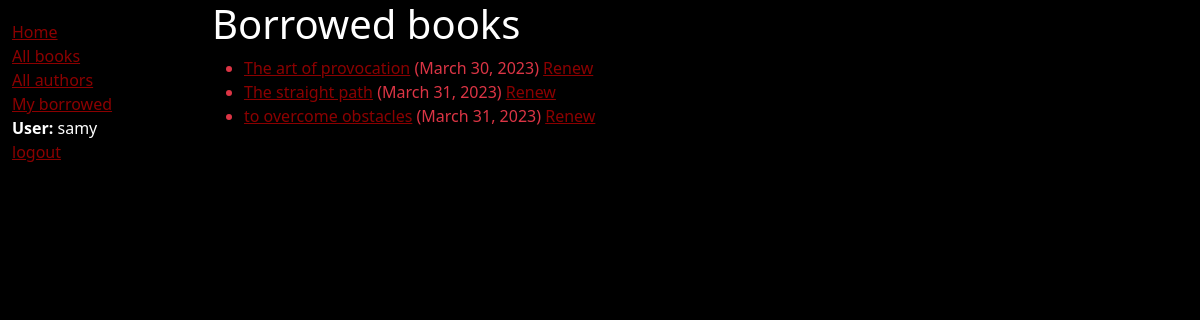
The page /catalog/mybook/ (signed in) on the database as committed earlier.
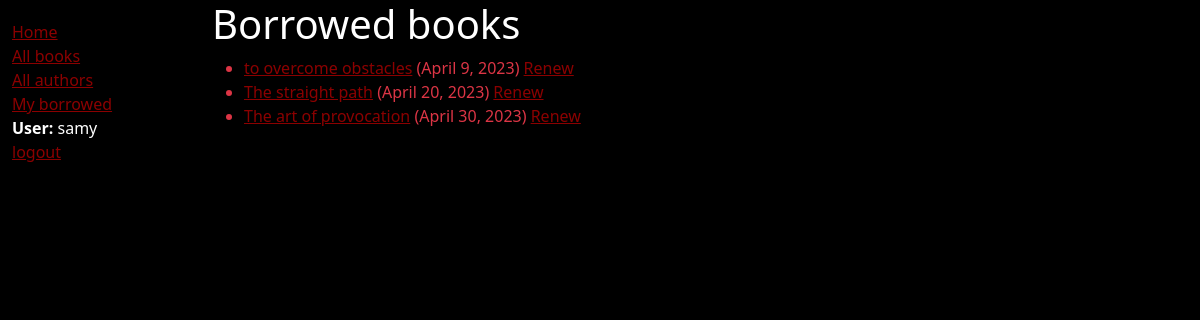
The same page on the database as committed later.
### catalog/models.py (models this page shows, shortened)
class BookInstance(models.Model):
    id = models.UUIDField(
        primary_key=True, default=uuid.uuid4, help_text="unique id represent each copy"
    )
    book = models.ForeignKey(Book, on_delete=models.RESTRICT, null=True)
    imprint = models.CharField(max_length=200)
    due_back = models.DateField(null=True, blank=True)
    borrower = models.ForeignKey(User, on_delete=models.SET_NULL, null=True, blank=True)
    LOAN_STATUS = (
        ("m", "Maintanace"),
        ("o", "On loan"),
        ("a", "Available"),
        ("r", "Reserved"),
    )
    status = models.CharField(
        max_length=1,
        default="m",
        choices=LOAN_STATUS,
        blank=True,
        help_text="book availability",
    )
    class Meta:
        ordering = ["due_back"]
        permissions = (("can mark as returned", "set book as returned"),)
    def is_overdue(self):
        return bool(self.due_back and date.today() > self.due_back)

class Book(models.Model):
    title = models.CharField(max_length=200)
    author = models.ForeignKey("Author", on_delete=models.SET_NULL, null=True)
    summery = models.TextField(
        max_length=1000, help_text="Enter a brief description about the book"
    )
    isbn = models.CharField(
        "ISBN",
        max_length=13,
        help_text='ISBN 13 character <a href="https://www.isbn-international.org/content/what-isbn">ISBN number</a>',
    )
    genre = models.ManyToManyField(Genre, help_text="Select genre for this book")
    language = models.ForeignKey("Language", on_delete=models.SET_NULL, null=True)
    def display_genre(self):
        """ create a string representing the first three genre if any"""
        return ", ".join(genre.name for genre in self.genre.all()[:3])
    display_genre.short_description = "Genre"

### catalog/views.py (the view, shortened to what this page needs)
# urls.py: path("mybook/", views.LoanedBooksBuyUserListView.as_view(), name="my-borrowed"),
class LoanedBooksBuyUserListView(LoginRequiredMixin, generic.ListView):
    model = BookInstance
    template_name = "catalog/bookinstance_list_borrowed_user.html"
    paginate_by = 10

### catalog/templates/catalog/bookinstance_list_borrowed_user.html
{% extends "catalog/layout.html" %}
{% block content %}
    <h1>Borrowed books</h1>
    {% if bookinstance_list %}
	<ul>
	{% for bookinst in bookinstance_list %}
		<li class="{% if bookinst.is_overdue %}text-danger{% endif %}">
						<a href="{% url 'book-detail' bookinst.book.pk %}">{{ bookinst.book.title }}</a> ({{ bookinst.due_back }}) {% if perms.catalog.can_mark_returned %} <a href="{% url 'renew_book_librarian' bookinst.id %}">Renew</a> {% endif %}
		</li>
	{% endfor %}
	</ul>
    {% else %}
    	<p>There are no books borrowed.</p>
    {% endif %}
{% endblock %}

Rows that differ between the two databases and show on the page:
changed BookInstance "to overcome obstacles": due_back "March 31, 2023" → "April 9, 2023"; moves up the list
changed BookInstance "The straight path": due_back "March 31, 2023" → "April 20, 2023"; moves down the list
changed BookInstance "The art of provocation": due_back "March 30, 2023" → "April 30, 2023"
